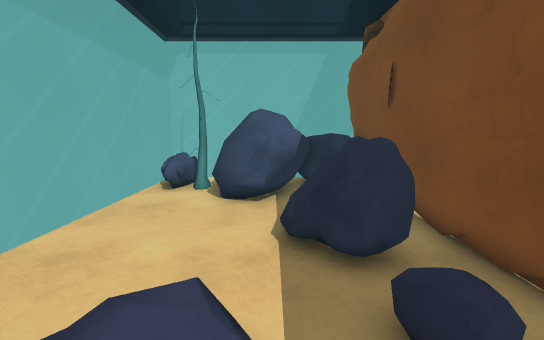
[1] (above)

12 first-person views from a walk through a Unity game level. The camera is 1.3 m above the floor, tilts 8° down and sees 90° across. The floor is counted in squares, 0.5 m on a side. Each view is taken from the middle of a square. On the plan, view 1 faces up. The plan holds only what a view shows up to about 19 squares ahead; the rest is blank. Some animated figures are not drawn.

[2]
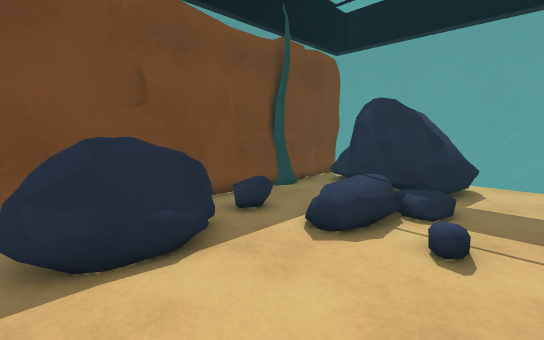

[3]
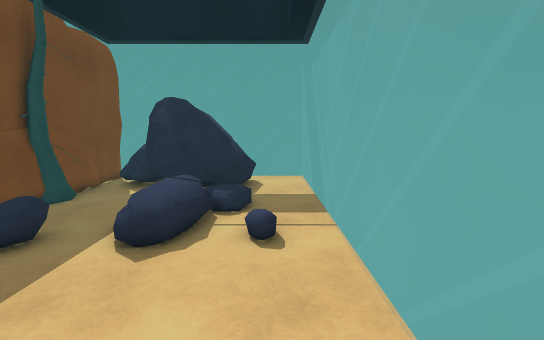

[4]
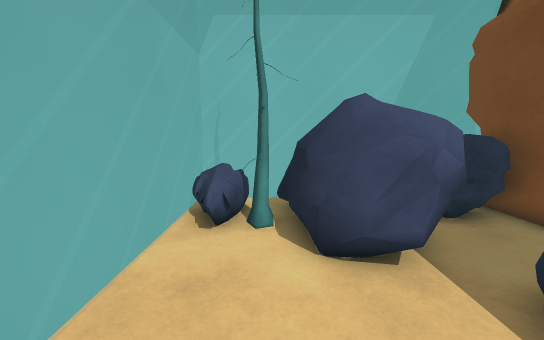

[5]
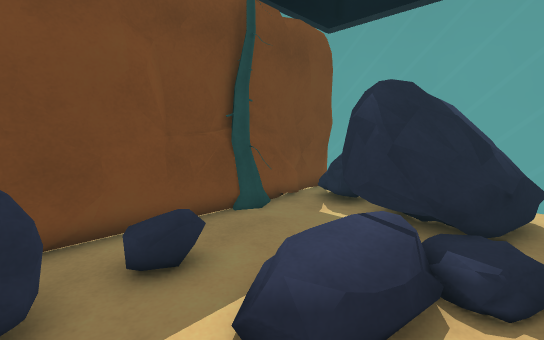

[6]
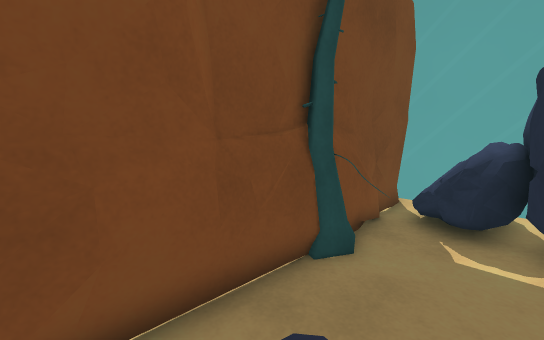

[7]
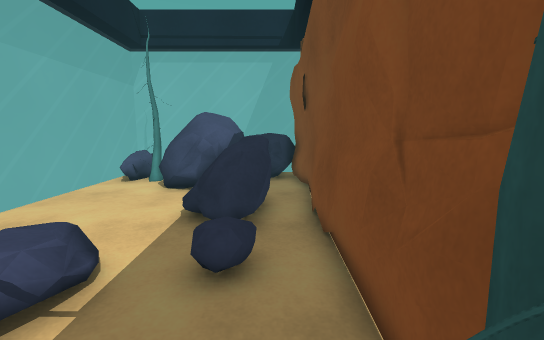

[8]
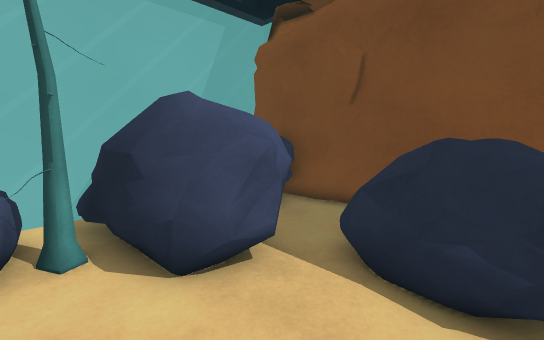

[9]
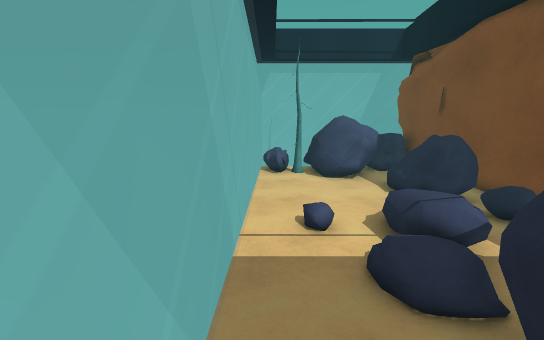

[10]
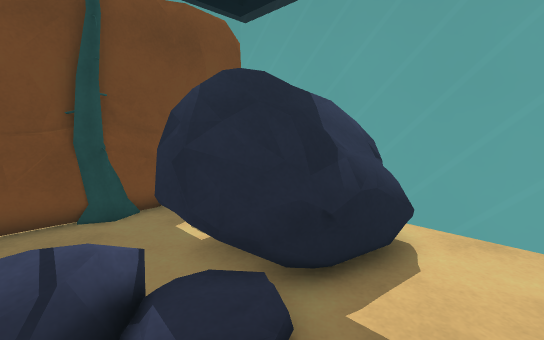

[11]
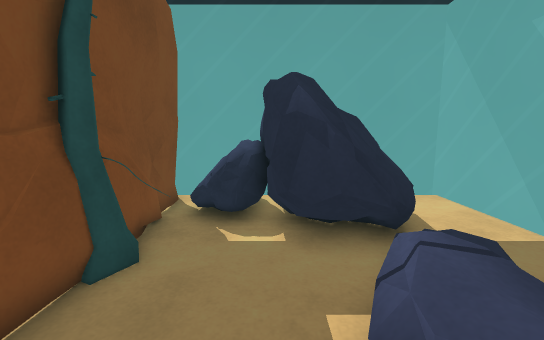

[12]
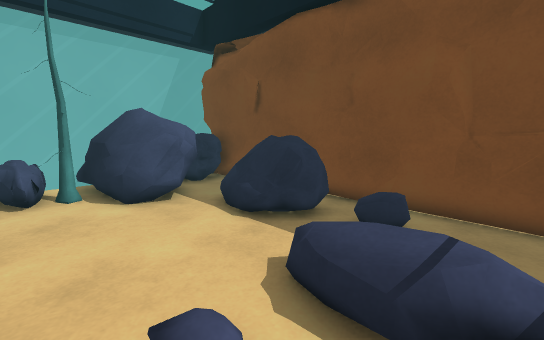

### Floor plan
Key: @ floor where view 1 was taken; # wall or solid block; . main floor; : floor 0.25 m higher than the main floor; + floor 0.5 m higher than the main floor; / step, stairs or slope; = window, fence, low wall or low ledge; O other object.
Columns run from 6 left of view 1 to 5 right of it. Each row starts with its distance up from view 1.
 14 =O##O     O#
 13 ==##OOOOOOO#
 12 ==.#OOOO O##
 11 =...OOOO..##
 10 =...OOOO...#
  9 =.......O..#
  8 =......OO =#
  7 =......OOO##
  6 =......OOO##
  5 =......OOO#
  4 =.........#
  3 =./..+/.O.##
  2 =./.+//...##
  1 =...://...=#
  0 =..::+@...##
 -1 =..:OOOO.=##
 -2 =...OOOO..##
 -3 =..OOOOO..=#
 -4 =..OOOOOOO=#
 -5 =..=OOOOOO.#
 -6 =..OOO  O ##
 -7 ====     ===

Where each view was taken, in squares from view 1:
view 1: 0 up, 0 right, facing up
view 2: 9 up, 5 left, facing down-right
view 3: 9 up, 4 left, facing down
view 4: 5 up, 3 left, facing up
view 5: 5 up, 3 left, facing down-right
view 6: 4 up, 1 right, facing down-right
view 7: 2 down, 3 right, facing up
view 8: 6 up, 4 left, facing up-right
view 9: 5 down, 5 left, facing up
view 10: 1 up, 5 left, facing down-right
view 11: 4 up, 1 right, facing down
view 12: 0 up, 5 left, facing up-right
